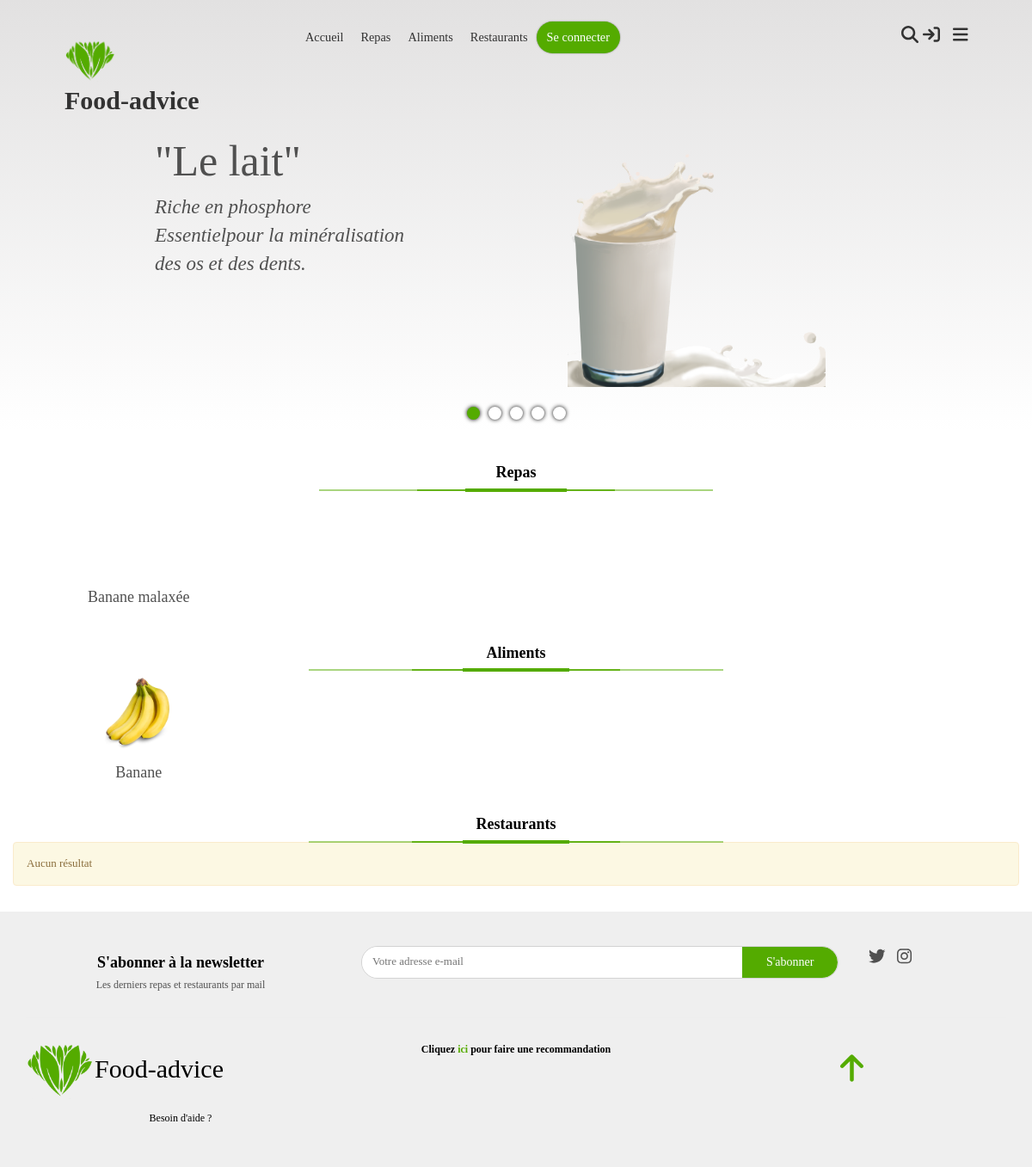
The app's page /, older data.
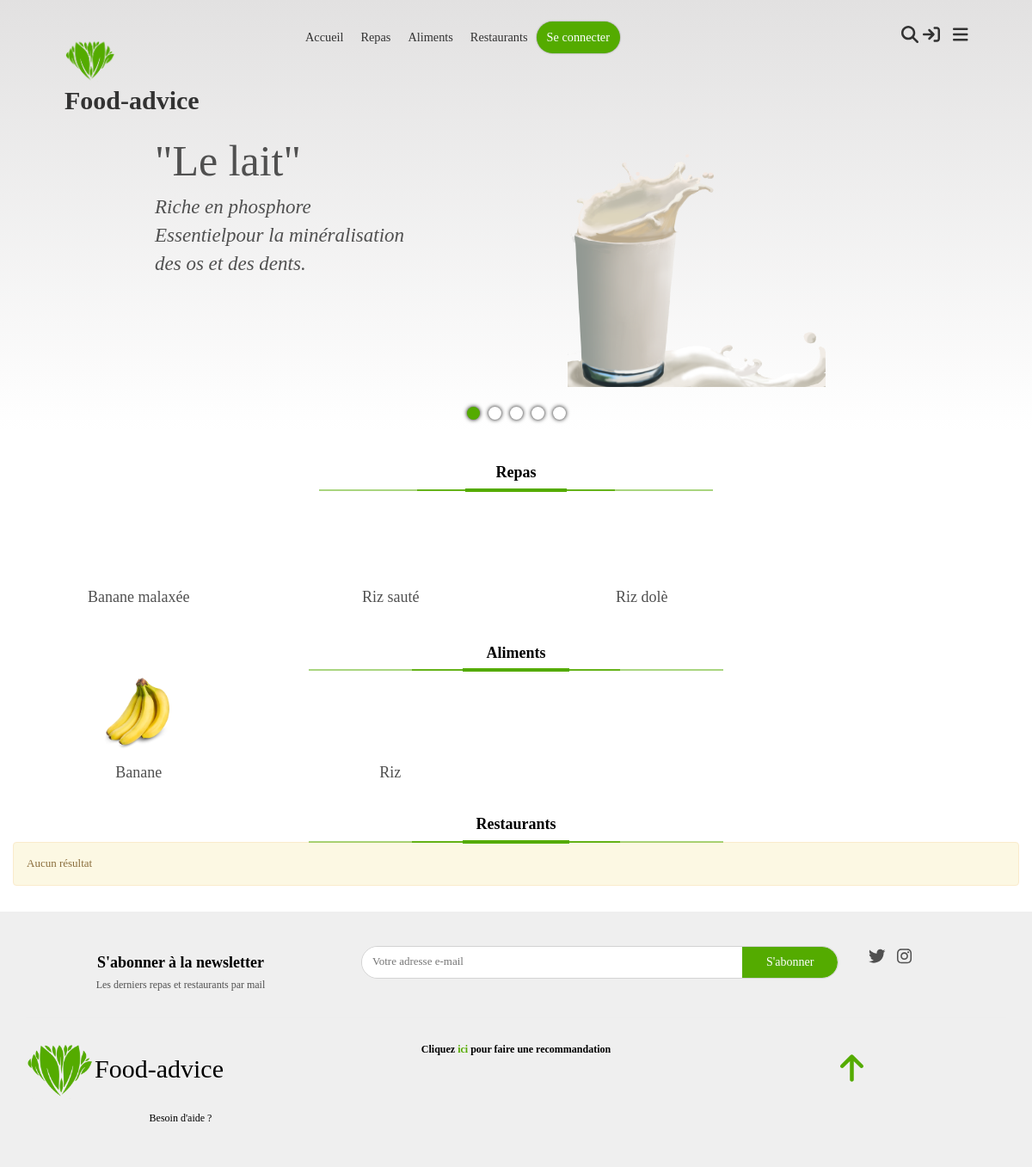
The same page, newer data.
### app/models.py (models this page shows, shortened)
class Evaluable(Commentable):
    class Meta:
        abstract = True

class Repas(Evaluable):
    image = models.FileField(upload_to="static/images/repas/", validators=[FileExtensionValidator(allowed_extensions=IMAGE_EXTENSIONS)])
    momentJournee = models.IntegerField(choices=MOMENTS_JOURNEE, null=True, blank = True, verbose_name="Moment de la journée", help_text="Moment habituel de consommation de ce repas")
    origine = models.ForeignKey(OrigineRepas, models.CASCADE, null=True)

class Commentable(models.Model):
    class Meta:
        abstract = True
    nom = models.CharField(max_length=50, unique=True)
    description = models.TextField(null=True, blank=True)
    image = models.FileField()
    approuve = models.BooleanField(default=False)
    contributeur = models.ForeignKey(Contributeur, models.CASCADE, null=True, blank=True, editable=False)
    dateCreation = models.DateTimeField(auto_now=True)
    dateDerniereModification = models.DateTimeField(auto_now_add=True)

class Aliment(Commentable):
    uniteComptage = models.CharField(max_length=30, verbose_name="Unité de comptage", null=True, blank=True, help_text="Comment on compte l'aliment (ex:doigt pour une banane)")
    masseUnite = models.FloatField(verbose_name="Masse unité (g)", help_text="La masse en grammes d'un élément (ex: 120 pour la banage)")
    image = models.FileField(upload_to="static/images/aliments/", validators=[FileExtensionValidator(allowed_extensions=IMAGE_EXTENSIONS)])
    tauxProteines = models.FloatField(default=0, verbose_name="Taux de proteines", help_text="Taux de proteines dans 100g")
    tauxLipides = models.FloatField(default=0, verbose_name="Taux de lipides", help_text="Taux de lipides dans 100g")
    tauxGlucides = models.FloatField(default=0, verbose_name="Taux de glucides", help_text="Taux de glucides dans 100g")
    mineraux = models.CharField(max_length=255, null=True, blank=True, verbose_name="Mineraux", help_text="Motif : mineral1, minearl2, ...")
    vitamines = models.CharField(max_length=255, null=True, blank=True, verbose_name="Vitamines", help_text="Motif : vitamine1, vitamine2, ...")
    detailApports = models.TextField(null=True, blank=True, verbose_name="Détail des apports", help_text="Vertus de l'aliment")
    detailRisques = models.TextField(null=True, blank=True, verbose_name="Détail des risques", help_text="Problèmes liés à une consommation non suivie")
    type = models.ForeignKey(TypeAliment, models.CASCADE, verbose_name="Type")
    def calories(self):
        return round(((((self.tauxGlucides + self.tauxProteines) * 4) + (self.tauxLipides * 9)) * (self.masseUnite / 100)), 2)

### app/views.py (the view)
# urls.py: path("", views.index, name="home"),
def index(request):
    maxElements = 8
    repass = Repas.objects.filter(approuve=True).order_by("dateDerniereModification")[0:maxElements]
    aliments = Aliment.objects.filter(approuve=True).order_by("dateDerniereModification")[0:maxElements]
    restaurants = Restaurant.objects.filter(approuve=True).order_by("dateDerniereModification")[0:maxElements]
    return render(request, template_name="home.html", context={
        "repass":repass,
        "aliments":aliments,
        "restaurants":restaurants
    })

### app/custom_tags_filters.py (called while the page is built)
@register.simple_tag
def css(filePath):
    return mark_safe('<link rel="stylesheet" type="text/css" href="'+settings.STATIC_URL+filePath+'"/>')

@register.simple_tag
def js(filePath):
    return mark_safe('<script type="text/javascript" src="'+settings.STATIC_URL+filePath+'"></script>')

### app/user_session.py (called while the page is built)
def isUserConnected(session):
    return session.__contains__("user_id")

def getUser(session):
    if isUserConnected(session):
        try:
            return Contributeur.objects.get(id=session["user_id"])
        except Contributeur.DoesNotExist:
            disconnectUser(session)
            return None
    else:
        return None

### context_processors.py (called while the page is built)
def globals(request):
    return {
        'appUser':getUser(request.session)
    }

### templates/home.html (shortened to what this page needs)
{% extends "base.html" %}
{% block styles %}
    {% css "css/home.css"%}
{% endblock %}
{% block header_background %}
<div id="slide">
    <div class="slide-element" style="background:linear-gradient(rgb(226, 225, 225),white)">
        <div class="slide-element-text">
            <h4>"Le lait"</h4>
            <p>
                Riche en phosphore <br>
                Essentielpour la minéralisation <br>des os et des dents.
            </p>
        </div>
        <img src="{% static 'images/fruits/lait.png' %}"/>
    </div>
    <div id="radios">
    </div>
 </div>
{% endblock %}
{%block body %}
<div class="container">
    <div class="elements-set" id="repas">
        <h4 class="title text-center">Repas</h4>
        {% include "components/_custom-line.html" %}
        {% include "load/foods.html" %}
    </div>
    <div class="elements-set" id="aliments">
        <h4 class="title text-center">Aliments</h4>
        {% include "components/_custom-line.html" %}
        {% include "load/aliments.html" %}
    </div>
    <div class="elements-set" id="restaurants">
        <h4 class="title text-center">Restaurants</h4>
        {% include "components/_custom-line.html" %}
        {% include "load/restaurants.html" %}
    </div>
</div>
{% endblock %}

### templates/macros/_food-little-presentation.html (shortened to what this page needs)
<a href="{% url 'show-food' repas.id %}" class="col-4 col-md-3 food food-little-presentation text-center" data-aos="zoom-in">
    <div class="image-div">
    </div>
    <h4 class="food-title">{{ repas.nom }}</h4>
</a>

### templates/macros/_presentation-aliments.html (shortened to what this page needs)
<a href="{% url "show-aliment" aliment.id %}" class="col-4 col-md-3 aliment aliment-little-presentation text-center" data-aos="zoom-in">
    <div class="image-div">
        <img src="/{{ aliment.image }}" alt="" class="aliment-image">
    </div>
    <h4 class="aliment-title">{{ aliment.nom }}</h4>
</a>

Row changes from the older to the newer data that the page shows:
added Repas: nom "Riz sauté"
added Repas: nom "Riz dolè"
added Aliment: nom "Riz"
